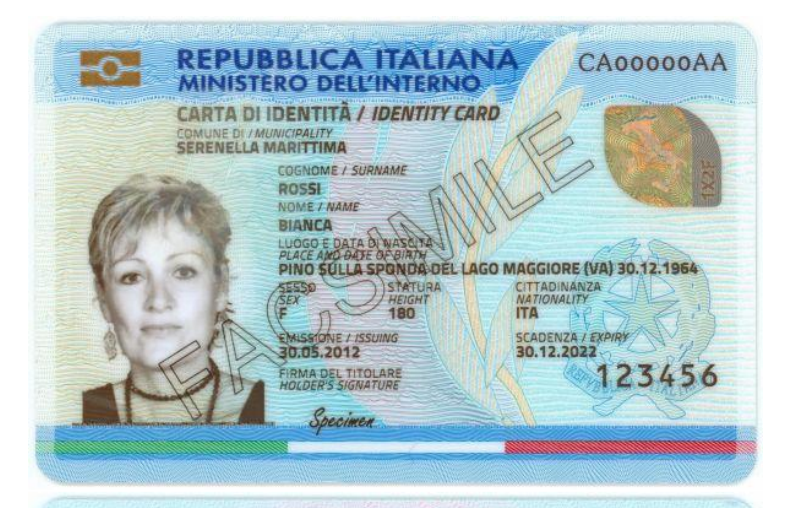
#> input picture debug_segment.png, 793 x 508 px; its folder holds only this picture in this run
$ python -i document_segmentation.py   (imports and definitions only)
#> lines starting #> are read from the running program, lines starting #| are printed output that depends on the picture; after the words box and inside, x2 and y2 are one past the last pixel; in counts of white or black regions, pixels touching at a corner belong together
### utils/logger.py
import logging
import os
import json


def get_logger(name: str = 'doc_quality'):
    """Return a configured logger. Enables file logging when debug is enabled in config or DOC_QC_DEBUG env var."""
    logger = logging.getLogger(name)
    if logger.handlers:
        return logger

    logger.setLevel(logging.DEBUG)
    fmt = logging.Formatter("%(asctime)s %(levelname)s [%(name)s] %(message)s")

    # Console handler (INFO by default)
    ch = logging.StreamHandler()
    ch.setLevel(logging.INFO)
    ch.setFormatter(fmt)
    logger.addHandler(ch)


    # Check config.json or env var to enable debug file logging
    enable_debug = False

    # 1) Environment variable override
    if os.environ.get('DOC_QC_DEBUG', '').lower() in ('1', 'true', 'yes'):
        enable_debug = True

    # 2) Try to read config.json directly to avoid importing modules package
    try:
        project_root = os.path.dirname(os.path.dirname(os.path.abspath(__file__)))
        cfg_path = os.path.join(project_root, 'config.json')
        if os.path.exists(cfg_path):
            with open(cfg_path, 'r', encoding='utf-8') as f:
                cfg = json.load(f)
            enable_debug = enable_debug or bool(cfg.get('ui_settings', {}).get('enable_debug', False))
    except Exception:
        # If anything fails, silently continue without config-based debug
        pass

    if enable_debug:
        fh = logging.FileHandler('doc_quality_debug.log')
        fh.setLevel(logging.DEBUG)
        fh.setFormatter(fmt)
        logger.addHandler(fh)
        ch.setLevel(logging.DEBUG)

    return logger

### modules/config_loader.py
"""
Configuration loader for identity card detection settings.
"""

import json
import os
from typing import Dict, List, Any, Tuple


class Config:
    """Configuration manager for identity card detection."""

    _instance = None
    _config_data = None

    def __new__(cls):
        if cls._instance is None:
            cls._instance = super().__new__(cls)
        return cls._instance

    def __init__(self):
        if self._config_data is None:
            self.load_config()

    def load_config(self, config_path: str = None):
        """
        Load configuration from JSON file.

        Args:
            config_path: Path to config file (default: config.json in project root)

        Raises:
            FileNotFoundError: If config file doesn't exist
            ValueError: If config file has invalid JSON
        """
        if config_path is None:
            # Default to config.json in project root
            config_path = os.path.join(
                os.path.dirname(os.path.dirname(os.path.abspath(__file__))),
                'config.json'
            )

        try:
            with open(config_path, 'r', encoding='utf-8') as f:
                self._config_data = json.load(f)
        except FileNotFoundError:
            raise FileNotFoundError(
                f"Configuration file not found at: {config_path}\n"
                f"Please create config.json with required document types and settings."
            )
        except json.JSONDecodeError as e:
            raise ValueError(f"Invalid JSON in config file: {e}")

    def get_document_types(self) -> Dict[str, Dict]:
        """Get all configured document types."""
        return self._config_data.get('document_types', {})

    # [92 lines left out: functions get_enabled_document_types, get_document_type_config, get_document_type_label, get_document_type_name, get_document_type_color, get_document_type_keywords and 2 more, not called in this run]

    def get_document_sides(self) -> Dict[str, Dict]:
        """Get all configured document sides."""
        return self._config_data.get('document_sides', {})

    # [113 lines left out: functions get_enabled_document_sides, get_document_side_config, get_document_side_label, get_document_side_name, get_document_side_short_code, get_document_side_keywords and 3 more, not called in this run]

    def get_detection_settings(self) -> Dict[str, float]:
        """Get detection settings."""
        return self._config_data.get('detection_settings', {})

    # [33 lines left out: functions get_setting, reload_config, get_all_keywords_flat, not called in this run]


# Global config instance
config = Config()


def get_config() -> Config:
    """Get the global configuration instance."""
    return config

### modules/document_segmentation.py
"""
Document segmentation module for handling multiple documents on a single page.
"""

import cv2
import numpy as np
from PIL import Image
from typing import List, Tuple, Dict
from dataclasses import dataclass


@dataclass
class DocumentSegment:
    """Data class for a segmented document with bounding box."""
    image: Image.Image
    bbox: Tuple[int, int, int, int]  # (x, y, width, height)
    confidence: float = 1.0


# [548 lines left out: functions segment_documents_on_page, remove_overlapping_contours, _fix_overlapping_bboxes, _remove_overlapping_segments, _segment_with_edge_detection, _segment_by_horizontal_projection and 2 more, not called in this run]

>>> import cv2
>>> picture = cv2.cvtColor(cv2.imread('../debug_segment.png'), cv2.COLOR_BGR2RGB)
>>> result = segment_documents_on_page(picture)
#> (reads config.json from the repository)
#> in segment_documents_on_page, img_cv is the input picture: shape (508, 793, 3); mean B, G, R 205.3, 201.2, 179.9
#> in segment_documents_on_page, `gray = cv2.cvtColor(img_cv, cv2.COLOR_BGR2GRAY)`:
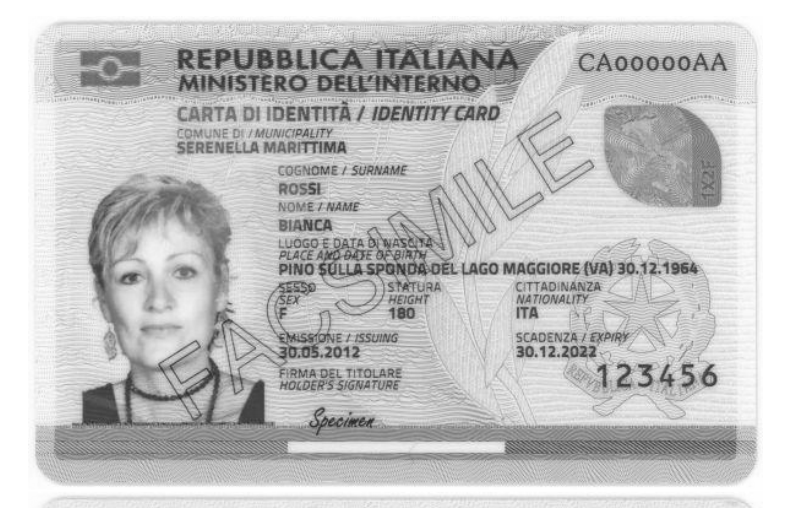
#> gray: shape (508, 793); min 37, max 255, mean 195.3
#> in segment_documents_on_page, `_, thresh = cv2.threshold(gray, 0, 255, cv2.THRESH_BINARY_INV + cv2.TH..`:
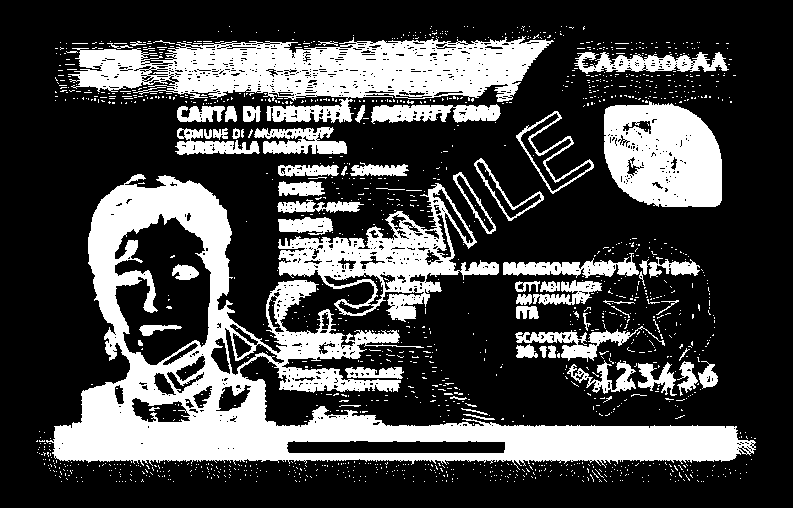
#> thresh: shape (508, 793); 28.5% white; 1506 white regions (1442 under 20 px), largest, box (x1, y1, x2, y2) and area: (46, 174, 756, 470) 48612, (68, 36, 554, 123) 21226, (604, 101, 722, 207) 9852
#> in segment_documents_on_page, `thresh = cv2.morphologyEx(thresh, cv2.MORPH_CLOSE, kernel)`:
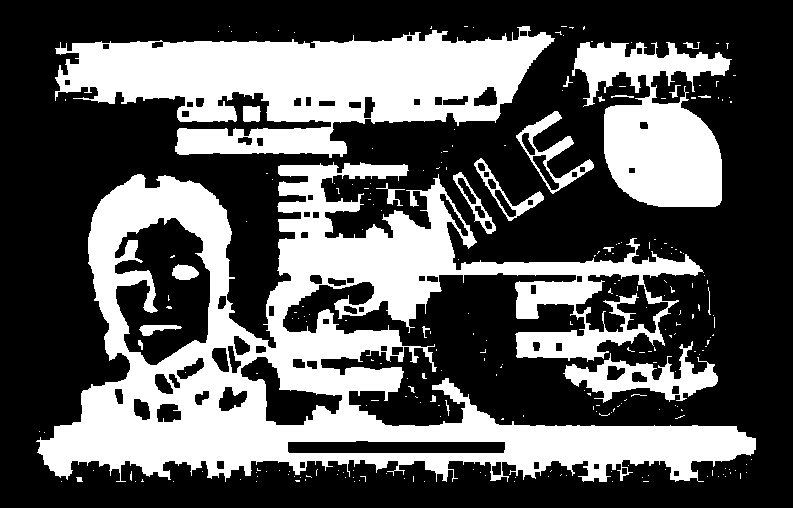
#> thresh: shape (508, 793); 35.7% white; 250 white regions (225 under 20 px)
#> in segment_documents_on_page, `contours, _ = cv2.findContours(thresh, cv2.RETR_EXTERNAL, cv2.CHAIN_AP..`: contours = 236 contours, 225 with area under 20; largest, box (x1, y1, x2, y2) and area: (36, 162, 756, 482) 103576, (55, 26, 555, 158) 36318, (572, 42, 732, 207) 14416, (563, 341, 718, 403) 3432, (516, 111, 594, 194) 1765
#> the loop in segment_documents_on_page, `for contour in contours:` made 236 passes
#> after the loop in segment_documents_on_page, `for contour in contours:`: document_contours = [(36, 162, 720, 320)]
#> the loop in segment_documents_on_page, `for x, y, w, h in document_contours:` made 1 pass
#> pass 1, in segment_documents_on_page, `doc_region = img_cv[y_start:y_end, x_start:x_end]`:
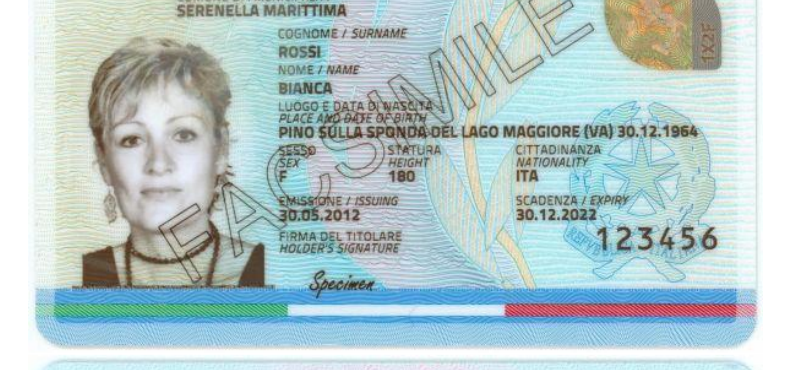
#> doc_region: shape (370, 793, 3); mean B, G, R 201.7, 200.4, 180.2
#> after the loop in segment_documents_on_page, `for x, y, w, h in document_contours:`: segmented_docs = 1 item
#> result = 1 item
